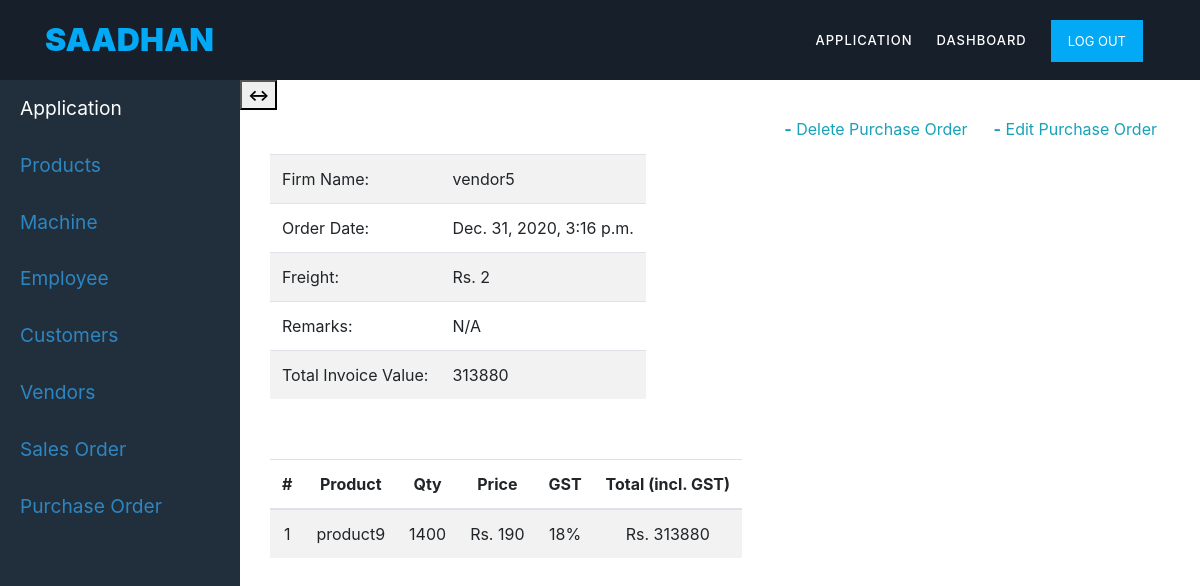
/purchase/order/5/view (signed in), run on the app's committed database.
### mainapp/models.py (models this page shows, shortened)
class purchase_order(models.Model):
	vendor = models.ForeignKey(vendor,on_delete=models.CASCADE)
	order_date = models.DateTimeField(default=timezone.now)
	firm = models.ForeignKey(user_firm,blank=True,on_delete=models.CASCADE)
	freight = models.PositiveIntegerField()
	remarks = models.CharField(max_length=100, default='N/A')
	total_amount = models.PositiveIntegerField(default=0)

class vendor(models.Model):
	firm = models.ForeignKey(user_firm,blank=True,on_delete=models.CASCADE)
	firm_name = models.CharField(max_length=100)
	gstin = models.CharField(max_length=15,unique=True,null=True)
	contact_person = models.CharField(max_length=50)
	primary_contact_number = models.BigIntegerField(unique=True)
	secondary_contact_number = models.BigIntegerField(null=True,unique=True)
	email_address = models.EmailField(unique=True,null=True)
	street_address = models.TextField(max_length=250)
	pin_code = models.IntegerField()
	city = models.CharField(max_length=50)
	district = models.CharField(max_length=50)
	state = models.CharField(max_length=50)
	remarks = models.TextField(max_length=250,null=True,blank=True)
	def __str__(self):
		return self.firm_name

class purchase_item(models.Model):
	purchase_order = models.ForeignKey(purchase_order,on_delete=models.CASCADE)
	product = models.ForeignKey(product,on_delete=models.CASCADE)
	quantity = models.PositiveIntegerField()
	price = models.PositiveIntegerField()
	gst_rate = models.PositiveSmallIntegerField(default = 0)
	total = models.PositiveIntegerField(default=0)

class product(models.Model):
	firm = models.ForeignKey(user_firm,blank=True,on_delete=models.CASCADE)
	product_name=models.CharField(max_length=50,help_text='Product name here')
	product_description = models.CharField(max_length=150,help_text='Write something about the product here')
	product_category = models.ForeignKey(product_category,on_delete=models.CASCADE)
	def __str__(self):
		return self.product_name

### mainapp/views.py (the view)
# urls.py: path('purchase/order/<int:pk>/view', PurchaseOrderDetailView.as_view(), name='purchase-order-details'),
class PurchaseOrderDetailView(LoginRequiredMixin,DetailView):
	model = purchase_order
	def get_context_data(self, **kwargs):
		context = super().get_context_data(**kwargs)
		context['items'] = purchase_item.objects.filter(purchase_order=self.object)
		context['title'] = 'Purchase Order Details'
		return context

### mainapp/templates/mainapp/purchase_order_detail.html
{% extends 'mainapp/application.html' %}
{% block application_content %}
{% load crispy_forms_tags %}
<div class="container">
	<div class="row">
    <div class="col-12 col-md-offset-12 custyle">
        <a href="{% url 'purchase-order-edit' object.id %}" class="btn text-info btn-xs pull-right"><b>-</b> Edit Purchase Order</a>
        <a href="{% url 'purchase-order-delete' object.id %}" class="btn text-info btn-xs pull-right"><b>-</b> Delete Purchase Order</a>
    <table class="table table-striped table-responsive">
        <legend>Order Details</legend>
        <tr>
            <td>Firm Name:</td><td>{{object.vendor}}</td>
        </tr>
        <tr>
            <td>Order Date:</td><td>{{object.order_date}}</td>
        </tr>
        <tr>
            <td>Freight:</td><td>Rs. {{object.freight}}</td>
        </tr>
        <tr>
            <td>Remarks:</td><td>{{object.remarks}}</td>
        </tr>
        <tr>
            <td>Total Invoice Value:</td><td>{{object.total_amount}}</td>
        </tr>
    </table>
    <table class="table table-striped table-responsive">
    <legend>Items ({{items|length}})</legend>
        <thead>
        <tr>
            <th class="text-center">#</th>
            <th class="text-center">Product</th>
            <th class="text-center">Qty</th>
            <th class="text-center">Price</th>
            <th class="text-center">GST</th>
            <th class="text-center">Total (incl. GST)</th>
        </tr>
    </thead>
    		{% for item in items %}
    		<tr>
    			<td class="text-center">{{forloop.counter}}</td>
    			<td class="text-center">{{item.product}}</td>
                <td class="text-center">{{item.quantity}}</td>
                <td class="text-center">Rs. {{item.price}}</td>
                <td class="text-center">{{item.gst_rate}}%</td>
                <td class="text-center">Rs. {{item.total}}</td>
    		</tr>
    		{% endfor %}
    </table>
    </div>
</div>
</div>
{% endblock %}

### mainapp/static/css/custom.css (style rules this page uses)
.body_design { background-color: #fff; }
html, body, div, span, applet, object, iframe, h1, h2, h3, h4, h5, h6, p, blockquote, div pre, a, abbr, acronym, address, big, cite, code, del, dfn, em, font, img, ins, kbd, q, s, samp, small, strike, strong, sub, sup, tt, var, b, u, i, center, dl, dt, dd, ol, ul, li, figure, header, nav, section, article, aside, footer, figcaption { margin: 0; padding: 0; border: 0; outline: 0; }
* { box-sizing: border-box; }
html, body { font-family: 'Poppins', sans-serif; font-weight: 400; background-color: #fff; font-size: 16px; -ms-text-size-adjust: 100%; -webkit-font-smoothing: antialiased; -moz-osx-font-smoothing: grayscale; }
a { text-decoration: none !important; }
html, body { background: #fff; font-family: 'Poppins', sans-serif; }

### data on the page
purchase_order: vendor "vendor5", order_date "Dec. 31, 2020, 3:16 p.m.", freight "2", remarks "N/A", total_amount "313880"
purchase_item: product "product9", quantity "1400", price "190", gst_rate "18", total "313880"
